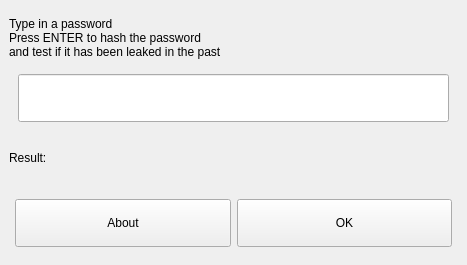
<?xml version="1.0" encoding="UTF-8"?>
<ui version="4.0">
 <class>MainWindow</class>
 <widget class="QMainWindow" name="MainWindow">
  <property name="windowModality">
   <enum>Qt::NonModal</enum>
  </property>
  <property name="geometry">
   <rect>
    <x>0</x>
    <y>0</y>
    <width>467</width>
    <height>265</height>
   </rect>
  </property>
  <property name="windowTitle">
   <string>HaveIbeenPWned Password Tester</string>
  </property>
  <property name="styleSheet">
   <string notr="true">QScrollBar:vertical {
    width: 50px;
}
QScrollBar:horizontal {
    height: 50px;
}
QComboBox {
	height: 48px
}</string>
  </property>
  <property name="tabShape">
   <enum>QTabWidget::Rounded</enum>
  </property>
  <property name="unifiedTitleAndToolBarOnMac">
   <bool>false</bool>
  </property>
  <widget class="QWidget" name="centralwidget">
   <layout class="QGridLayout" name="gridLayout">
    <property name="leftMargin">
     <number>9</number>
    </property>
    <item row="0" column="0">
     <widget class="QLabel" name="label">
      <property name="text">
       <string>&lt;html&gt;&lt;head/&gt;&lt;body&gt;&lt;p&gt;Type in a password&lt;br/&gt;Press ENTER to hash the password&lt;br/&gt;and test if it has been leaked in the past&lt;/p&gt;&lt;/body&gt;&lt;/html&gt;</string>
      </property>
      <property name="margin">
       <number>3</number>
      </property>
     </widget>
    </item>
    <item row="3" column="0">
     <layout class="QHBoxLayout" name="horizontalLayout">
      <property name="leftMargin">
       <number>6</number>
      </property>
      <property name="topMargin">
       <number>6</number>
      </property>
      <property name="rightMargin">
       <number>6</number>
      </property>
      <property name="bottomMargin">
       <number>9</number>
      </property>
      <item>
       <widget class="QPushButton" name="aboutButton">
        <property name="minimumSize">
         <size>
          <width>0</width>
          <height>48</height>
         </size>
        </property>
        <property name="text">
         <string>About</string>
        </property>
       </widget>
      </item>
      <item>
       <widget class="QPushButton" name="okButton">
        <property name="minimumSize">
         <size>
          <width>0</width>
          <height>48</height>
         </size>
        </property>
        <property name="text">
         <string>OK</string>
        </property>
       </widget>
      </item>
     </layout>
    </item>
    <item row="1" column="0">
     <layout class="QHBoxLayout" name="horizontalLayout2">
      <property name="leftMargin">
       <number>9</number>
      </property>
      <property name="rightMargin">
       <number>9</number>
      </property>
      <property name="bottomMargin">
       <number>0</number>
      </property>
      <item>
       <widget class="QLineEdit" name="passwordEdit">
        <property name="minimumSize">
         <size>
          <width>0</width>
          <height>48</height>
         </size>
        </property>
        <property name="echoMode">
         <enum>QLineEdit::Password</enum>
        </property>
        <property name="clearButtonEnabled">
         <bool>true</bool>
        </property>
       </widget>
      </item>
     </layout>
    </item>
    <item row="2" column="0">
     <widget class="QLabel" name="resultLbl">
      <property name="text">
       <string>Result:</string>
      </property>
     </widget>
    </item>
   </layout>
  </widget>
 </widget>
 <resources/>
 <connections/>
</ui>
